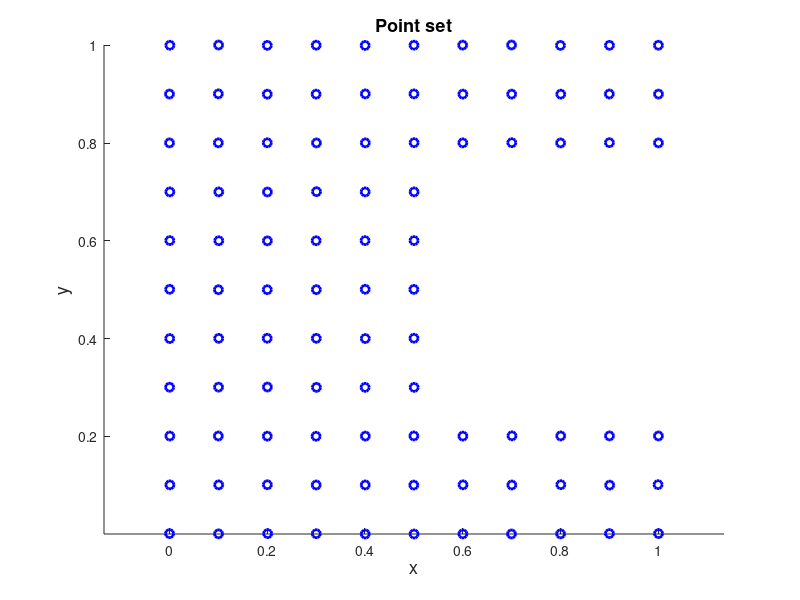

Write the MATLAB code that produced this figure. (Note: this script raises an error after producing the figure.)
%% Mesh generation from a 2D gridded point set with a cavity

%% Introduction
% In this example, a 2-dimensional point set is given, which has an
% internal cavity. The points form a uniform grid. The idea for the concave
% mesh creation is to create initially the Delaunay triangulation of the
% point set and afterwards delete from the mesh the simplices with edge
% lengths larger than a specified value.

%% Initial data
% Set the random number generator.
rng(1);
%%
% Set the dimension of the problem.
d=2;
%% 
% Define the point set. Create a square with side length equal to 1
% containing gridded mesh.
[X,Y]=meshgrid(0:0.1:1);
points=[X(:),Y(:)];
%%
% Delete the points at the internal cavity.
points((points(:,1)>0.5 & points(:,2)>0.2 & points(:,2)<0.8),:)=[];
%%
% Make small perturbations to the point coordinates to avoid numerical
% instabilities.
points=points+0.001*rand(size(points));
%%
% Plot the points defining the region the concave hull of which is to be
% extracted.
figure('Name','Point set','NumberTitle','off')
scatter(points(:,1),points(:,2),...
    'marker','o','MarkerEdgeColor',[0 0 1],'LineWidth',2)
xlabel('x','FontSize',13);
ylabel('y','FontSize',13);
title('Point set','FontSize',13)
axis equal

%% Processing
% Find the Delaunay triangulation of the point set.
DT=delaunay_nd(points);
%%
% Find the squared lengths of the edges of each simplex in the mesh.
edgelength=zeros(size(DT));
for i=1:size(DT,2)
    j=i+1;
    if j>size(DT,2)
        j=j-size(DT,2);
    end
    edgevec=points(DT(:,i),:)-points(DT(:,j),:);
    edgelength(:,i)=sum(edgevec.^2,2);
end
%%
% Find the simplices with squared edge lengths larger than $0.03$.
sim2del1=any(edgelength>0.03,2);
%%
% Find the simplices with squared edge length lower than $0.001$. These are
% created due to the random permutations performed at the initial point
% set. If no perturbations are performed at the initial data, there is no
% need for this step.
sim2del2=any(edgelength<0.009,2);
%%
% Retain the remaining simplices.
DT2=DT(~(sim2del1 | sim2del2),:);

%% Plots
% Plot the mesh of the point set with the cavity.
figure('Name','Mesh including cavity','NumberTitle','off')
patch('Faces',DT,'Vertices',points,...
    'FaceColor',[1 0.5 0],'EdgeColor',[0 0 1]);
xlabel('x','FontSize',13);
ylabel('y','FontSize',13);
title('Mesh including cavity','FontSize',13)

%%
% Plot the mesh of the point set without the cavity.
figure('Name','Mesh excluding cavity','NumberTitle','off')
patch('Faces',DT2,'Vertices',points,...
    'FaceColor',[1 0.5 0],'EdgeColor',[0 0 1]);
xlabel('x','FontSize',13);
ylabel('y','FontSize',13);
title('Mesh excluding cavity','FontSize',13)

%% Contact author
%
%  (c) 2024 by George Papazafeiropoulos
%  First Lieutenant, Infrastructure Engineer, Hellenic Air Force
%  Civil Engineer, M.Sc., Ph.D. candidate, NTUA
%
% Email: gpapazafeiropoulos@yahoo.gr
%
% Website: http://users.ntua.gr/gpapazaf/
%

